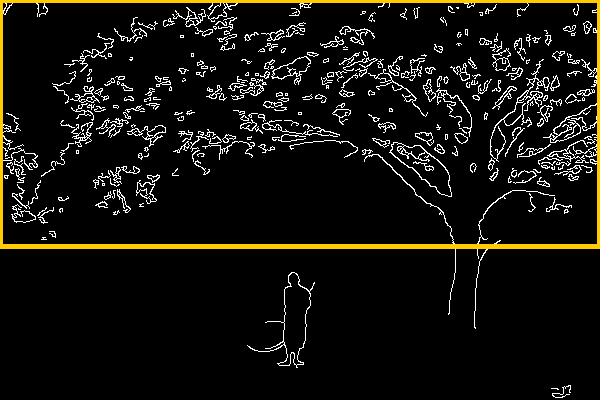
#> input picture img transform/box edge canny/Bagan1.png, 600 x 400 px, found by its file name; its folder holds 3 pictures in this run
$ python box.py   (older library calls are emulated)
#> lines starting #> are read from the running program, lines starting #| are printed output that depends on the picture; after the words box and inside, x2 and y2 are one past the last pixel; in counts of white or black regions, pixels touching at a corner belong together; long printed decimals are rounded; pictures that were not available may be replaced by others from this repository, and a replacement may not be noted
### ypoften.py
import os, shutil

def create_path(filepath):
    filepathfolder = os.path.dirname(filepath)
    if not os.path.exists(filepathfolder): os.makedirs(filepathfolder)

# [4 lines left out: function copy_file, not called in this run]

def save_list_to_txt(wlist, filesavepath):
    create_path(filesavepath)
    slist = [str(x) for x in wlist]
    jlist = '\t'.join(slist)
    with open(filesavepath, "a") as resultf:
        resultf.write(jlist + '\n')

### box.py
import os, glob, cv2, random
import numpy as np
from PIL import Image, ImageDraw
import ypoften as of

def size_of_box(box):
    x1, y1, x2, y2 = box
    return (x2-x1+1)*(y2-y1+1)

def value_of_box(box, table):
    x1, y1, x2, y2 = box
    return table[x2,y2] + table[x1,y1] - table[x2,y1] - table[x1,y2]

# get a box that contains a certain percentage of all values
def find_save_box(bw, drimgsavepath, m = 0.95, savetf = True, k = 1): # k interval for checking pixels
    nrow, ncol = bw.shape
    # first create a summed-area table
    table = np.zeros((nrow,ncol), dtype=np.int)  # create an empty table
    table[0,0] = bw[0,0]
    for y in range(1,ncol): # for points x = 0
        table[0,y] = bw[0,y] + table[0,y-1]
    for x in range(1,nrow): # for points y = 0
        table[x,0] = bw[x,0] + table[x-1,0]
    for x in range(1,nrow):
        for y in range(1,ncol):
            table[x,y] = bw[x,y] - table[x-1,y-1] + table[x,y-1] + table[x-1,y]

    total = table[nrow-1, ncol-1]
    if total > 0:
        minvalue = int(total * m) # contain at least this value
        print("threshold", total, m, minvalue)

        minbox = [0, 0, nrow-1, ncol-1]  # create the bounding box, starting from the whole image
        minsize = nrow*ncol  # stores value for the size of the bounding box

        for x1 in range(0, nrow):    # now search for the minimal bounding box that contains minvalue
            min_x2 = nrow
            while value_of_box((x1, 0, min_x2-1, ncol - 1), table) >= minvalue:
                min_x2 = min_x2 - 1
            if min_x2 == nrow: break
            for x2 in range(min_x2, nrow):
                y2 = ncol - 1
                while value_of_box( (x1, 0, x2, y2 - 1), table ) >= minvalue:
                    y2 = y2 - 1
                for y1 in range(0, ncol):
                    while value_of_box( (x1, y1, x2, y2), table) < minvalue:
                        y2 = y2 + 1
                        if y2 == ncol: break;
                    if y2 == ncol: break
                    current_box = (x1, y1, x2, y2)
                    if size_of_box(current_box) <= minsize:
                        minbox = [x1, y1, x2, y2]
                        minsize = size_of_box(minbox)

        minsize_percent = minsize/(nrow*ncol)

        if savetf:
            drimg = cv2.cvtColor(bw, cv2.COLOR_GRAY2BGR)
            drimg = cv2.rectangle(drimg,(minbox[1], minbox[0]),(minbox[3], minbox[2]),(0,204,255),4)
            # OpenCV uses x, y coordinates similar to PIL (but "coordinates" in arrays are reversed)
            # top-left corner and bottom-right corner of rectangle, color, line width
            # (0,204,255) is color orange; note OpenCV default is BGR space, so B & G are swapped;
            of.create_path(drimgsavepath)
            cv2.imwrite(drimgsavepath, drimg) # save image
    else:
        minsize_percent = -99999
        minbox = -99999
        if savetf:
            drimg = cv2.cvtColor(bw, cv2.COLOR_GRAY2BGR)
            of.create_path(drimgsavepath)
            cv2.imwrite(drimgsavepath, drimg)
    print("bounding box", minbox, minsize_percent)
    return([minbox, minsize_percent])

def attr_box(imgpath, tffolder, tfmethod = 'edge canny', m = 0.95, savetf = True):
    imgname = os.path.basename(imgpath)
    tfpath = os.path.join(tffolder, tfmethod, imgname.replace('.jpg','.png'))
    bw = cv2.imread(tfpath, 0) # load the image
    drimgsavepath = os.path.join(tffolder, 'box ' + tfmethod, imgname.replace('.jpg','.png'))
    box_list = find_save_box(bw, drimgsavepath, m = m, savetf = savetf)
    return(box_list)

def main():
    imgfolder = os.path.join('img all','')
    tffolder = os.path.join("img transform",'')
    resultpath = os.path.join('img result', 'box.txt')
    imgpaths = glob.glob(imgfolder + '*')

    for j, imgpath in enumerate(imgpaths[:]):
        print("-"*100)
        imgname = os.path.basename(imgpath)
        print(j, imgname)
        wlist = [imgname] + attr_box(imgpath, tffolder)
#> in attr_box, `bw = cv2.imread(tfpath, 0)`:
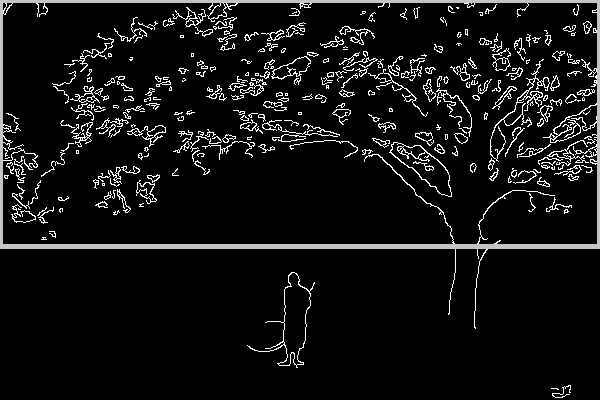
#> bw: shape (400, 600); min 0, max 255, mean 18.6
#> in find_save_box, `table[0,0] = bw[0,0]`:
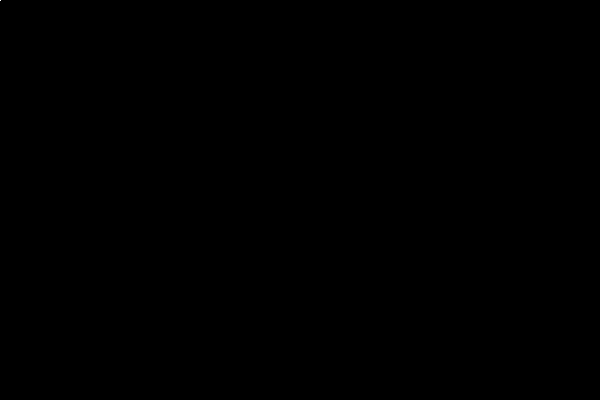
#> table: shape (400, 600) int64; values 0 (black) and 195 (white), 0% white in thin lines or dots, all inside (x1, y1, x2, y2) = (0, 0, 1, 1)
#> after the loop in find_save_box, `for y in range(1,ncol):`:
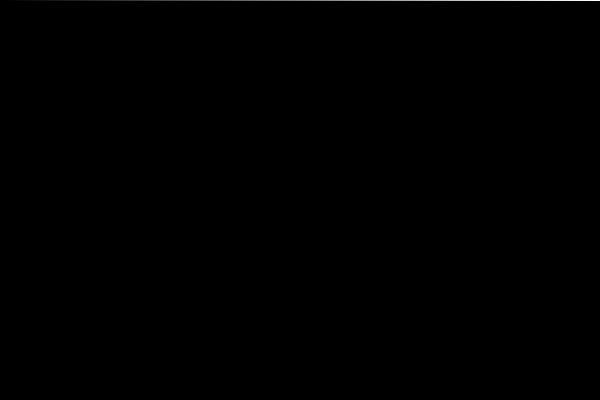
#> table: shape (400, 600) int64; 0.25% of pixels changed, all inside (x1, y1, x2, y2) = (1, 0, 600, 1); drawn with min black and max white
#> after the loop in find_save_box, `for x in range(1,nrow):`:
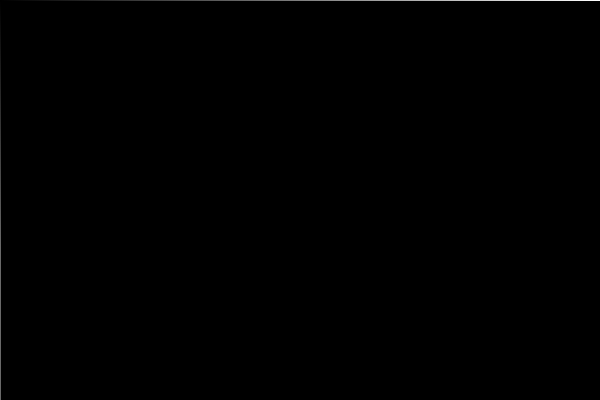
#> table: shape (400, 600) int64; 0.17% of pixels changed, all inside (x1, y1, x2, y2) = (0, 1, 1, 400); drawn with min black and max white
#> after the loop in find_save_box, `for x in range(1,nrow):`:
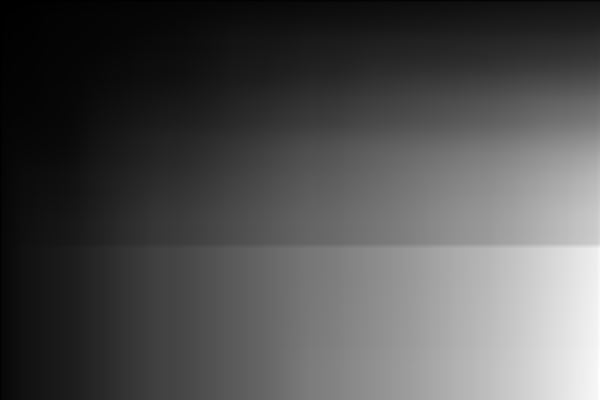
#> table: shape (400, 600) int64; min 195, max 4455705, mean 1416677.9; drawn with min black and max white
#> in find_save_box, `total = table[nrow-1, ncol-1]`: total = 4455705
#> in find_save_box, `minvalue = int(total * m)`: minvalue = 4232919
#| threshold 4455705 0.95 4232919
#> in find_save_box, `drimg = cv2.rectangle(drimg,(minbox[1], minbox[0]),(minbox[3], minbox[..`:
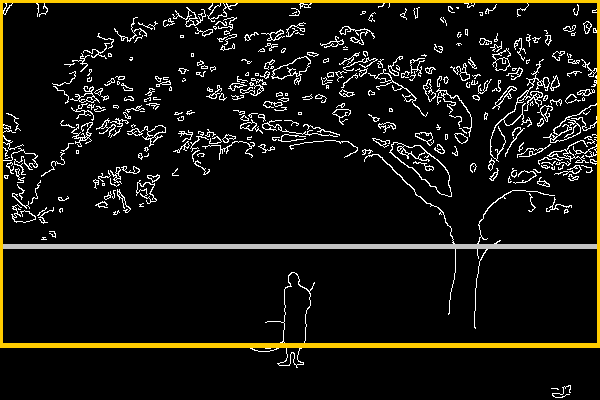
#> drimg: shape (400, 600, 3); mean B, G, R 15.9, 21.7, 23.1
#| bounding box [0, 0, 345, 599] 0.865
        of.save_list_to_txt(wlist, resultpath)
    print("DONE"*50)

if __name__== "__main__":
    main()

$ run again, on img transform/box edge canny/Chefchaouen1.png
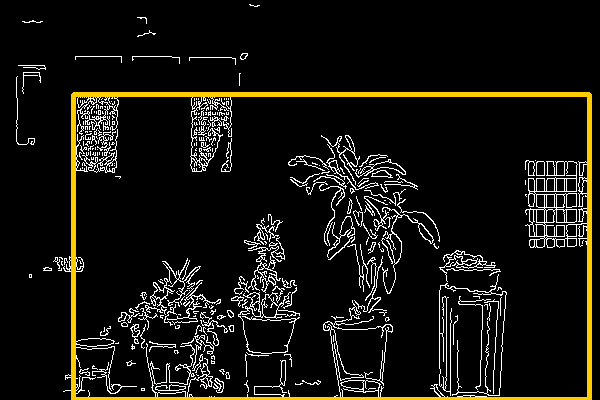
#> input picture img transform/box edge canny/Chefchaouen1.png, 600 x 400 px, found by its file name
#> after the loop in find_save_box, `for x in range(1,nrow):`:
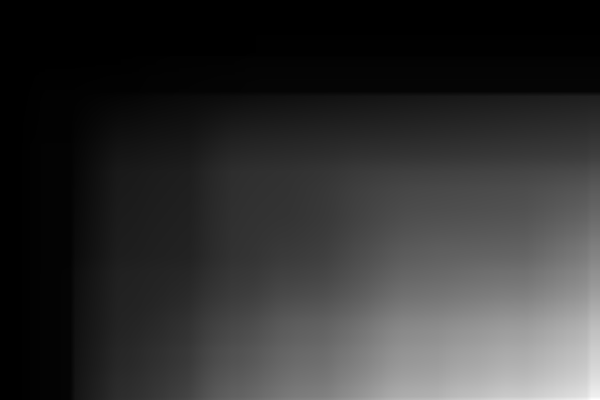
#> table: shape (400, 600) int64; min 0, max 5036460, mean 986540.2; drawn with min black and max white
#> total = 5036460
#> minvalue = 4784637
#| threshold 5036460 0.95 4784637
#> in find_save_box, `drimg = cv2.rectangle(drimg,(minbox[1], minbox[0]),(minbox[3], minbox[..`:
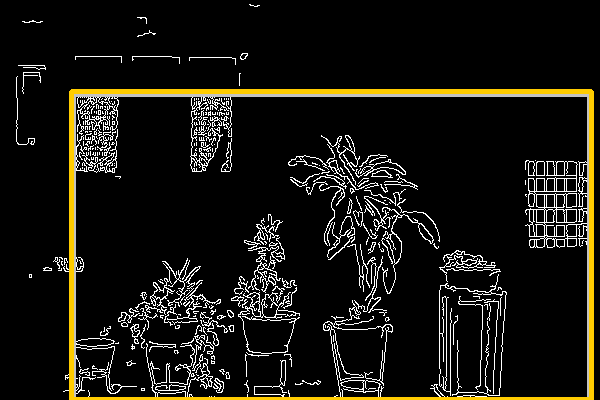
#> drimg: shape (400, 600, 3); mean B, G, R 17.4, 23.5, 25
#| bounding box [91, 71, 399, 591] 0.6708
